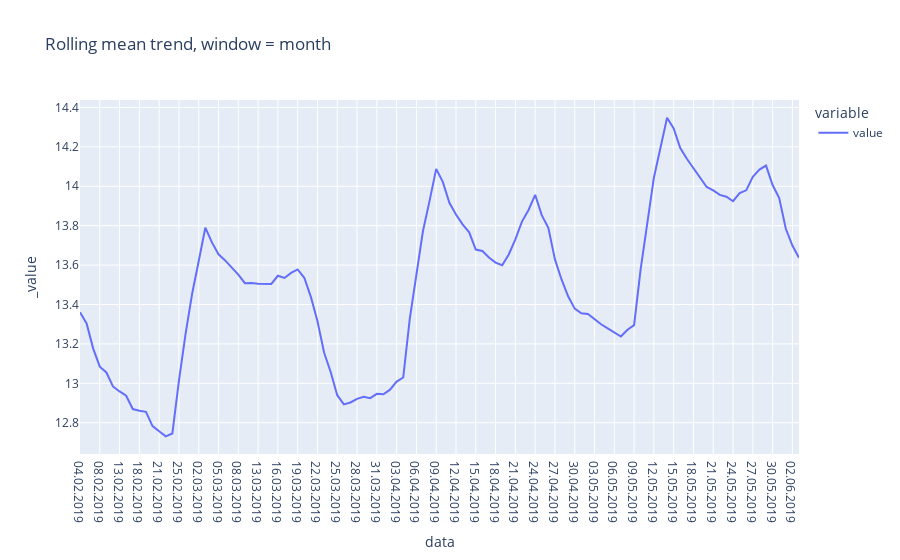

The notebook cell this image was saved under:
### Markdown cell above
#### Из графика явно видна сезонность

### Code cell
px.line(data.rolling(window=30).mean()[30:], title='Rolling mean trend, window = month')
